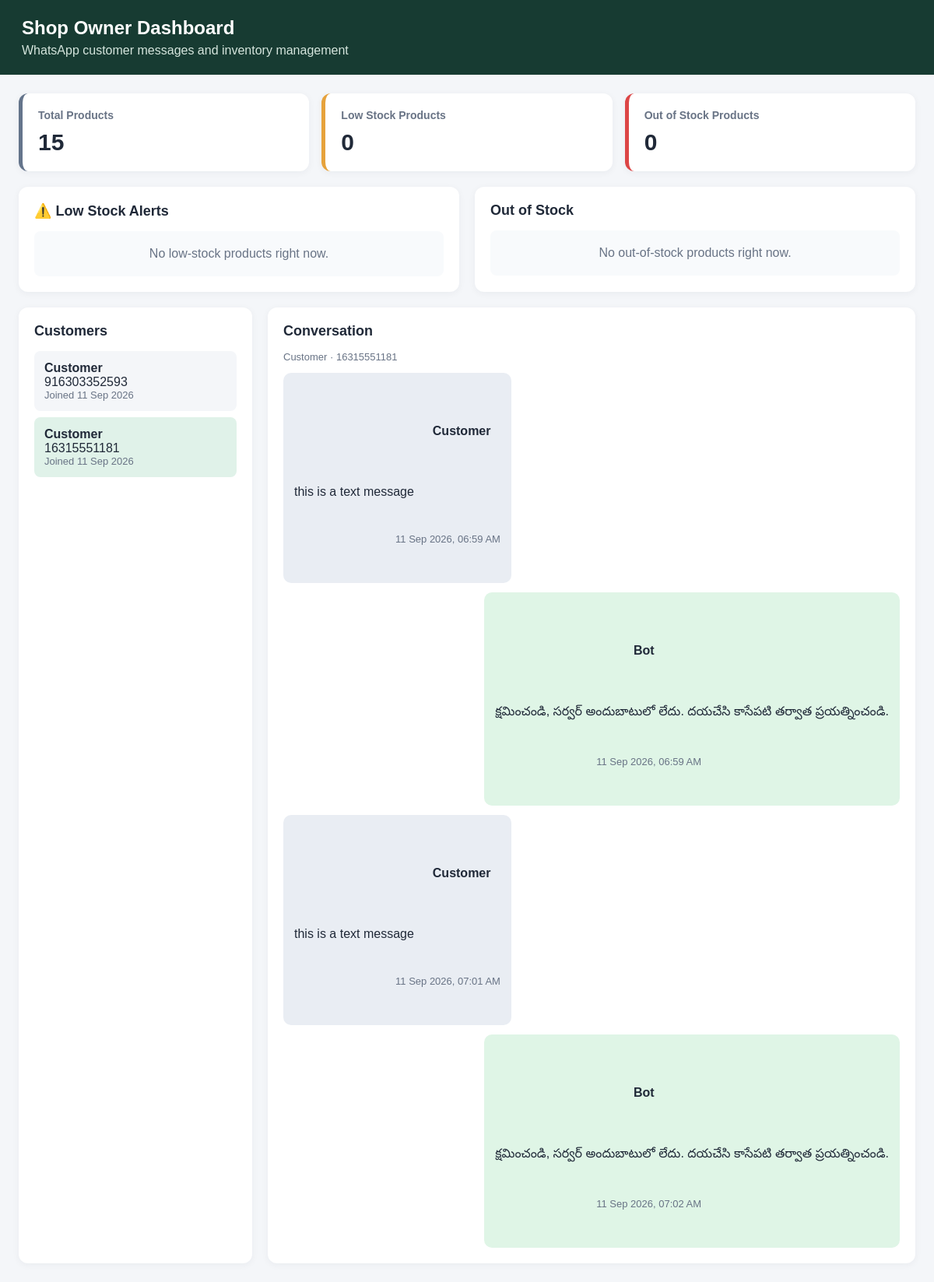
Page /owner/?customer=1 (signed in) on the committed database.
### shop/models.py (models this page shows, shortened)
class CustomerLead(models.Model):
    phone_number = models.CharField(max_length=20, unique=True)
    name = models.CharField(max_length=255, blank=True, null=True)
    needs_human_help = models.BooleanField(default=False)
    created_at = models.DateTimeField(auto_now_add=True)

class ChatLog(models.Model):
    customer = models.ForeignKey(
        CustomerLead,
        on_delete=models.CASCADE,
        related_name="conversations"
    )
    sender = models.CharField(
        max_length=10,
        choices=[
            ('USER', 'Customer'),
            ('AI', 'AI Agent'),
            ('HUMAN', 'Shop Owner')
        ]
    )
    message = models.TextField()
    whatsapp_message_id = models.CharField(
        max_length=255,
        blank=True,
        null=True,
        unique=True,
        db_index=True
    )
    timestamp = models.DateTimeField(auto_now_add=True)

### shop/views.py (the view)
# urls.py: path('owner/', owner_dashboard, name='owner_dashboard'),
@login_required(login_url="/admin/login/")
def owner_dashboard(request):
    customers = CustomerLead.objects.order_by("-created_at")
    customer_id = request.GET.get("customer")
    if customer_id:
        selected_customer = get_object_or_404(
            CustomerLead,
            pk=customer_id,
        )
    else:
        selected_customer = customers.first()
    if selected_customer:
        messages = ChatLog.objects.filter(
            customer=selected_customer
        ).order_by("timestamp")
    else:
        messages = ChatLog.objects.none()
    products = Product.objects.all()
    total_products = products.count()
    low_stock_products = products.filter(
        stock_quantity__gt=0,
        stock_quantity__lte=5,
    ).order_by("stock_quantity", "name")
    out_of_stock_products = products.filter(
        stock_quantity=0,
    ).order_by("name")
    return render(
        request,
        "shop/owner_dashboard.html",
        {
            "customers": customers,
            "selected_customer": selected_customer,
            "messages": messages,
            "total_products": total_products,
            "low_stock_products": low_stock_products,
            "out_of_stock_products": out_of_stock_products,
        },
    )

### shop/templates/shop/owner_dashboard.html (shortened to what this page needs)
<!DOCTYPE html>
<html lang="en">
<head>
</head>
<body>
    <header>
        <h1>Shop Owner Dashboard</h1>
        <p>WhatsApp customer messages and inventory management</p>
    </header>
    <main>
        <section class="inventory">
            <div class="summary">
                <div class="stat-card">
                    <h3>Total Products</h3>
                    <div class="stat-number">{{ total_products }}</div>
                </div>
                <div class="stat-card low-card">
                    <h3>Low Stock Products</h3>
                    <div class="stat-number">{{ low_stock_products|length }}</div>
                </div>
                <div class="stat-card out-card">
                    <h3>Out of Stock Products</h3>
                    <div class="stat-number">{{ out_of_stock_products|length }}</div>
                </div>
            </div>
            <div class="inventory-panels">
                <section class="inventory-panel">
                    <h2>⚠️ Low Stock Alerts</h2>
                    {% for product in low_stock_products %}
                        <div class="product-row">
                            <div>
                                <div class="product-name">{{ product.name }}</div>
                                <div class="muted">Price: ₹{{ product.price }}</div>
                            </div>
                            <span class="stock-badge low-badge">
                                {{ product.stock_quantity }} left
                            </span>
                        </div>
                    {% empty %}
                        <div class="empty">No low-stock products right now.</div>
                    {% endfor %}
                </section>
                <section class="inventory-panel">
                    <h2>Out of Stock</h2>
                    {% for product in out_of_stock_products %}
                        <div class="product-row">
                            <div>
                                <div class="product-name">{{ product.name }}</div>
                                <div class="muted">Price: ₹{{ product.price }}</div>
                            </div>
                            <span class="stock-badge out-badge">
                                Out of stock
                            </span>
                        </div>
                    {% empty %}
                        <div class="empty">No out-of-stock products right now.</div>
                    {% endfor %}
                </section>
            </div>
        </section>
        <div class="container">
            <section class="panel">
                <h2>Customers</h2>
                {% for customer in customers %}
                    <a class="customer {% if selected_customer and selected_customer.pk == customer.pk %}active{% endif %}"
                       href="?customer={{ customer.pk }}">
                        <strong>{{ customer.name|default:"Customer" }}</strong>
                        <div>{{ customer.phone_number }}</div>
                        <div class="muted">
                            Joined {{ customer.created_at|date:"d M Y" }}
                        </div>
                    </a>
                {% empty %}
                    <div class="empty">No customers recorded yet.</div>
                {% endfor %}
            </section>
            <section class="panel">
                {% if selected_customer %}
                    <h2>Conversation</h2>
                    <p class="muted">
                        {{ selected_customer.name|default:"Customer" }}
                        · {{ selected_customer.phone_number }}
                    </p>
                    <div class="messages">
                        {% for message in messages %}
                            <div class="message {% if message.sender == 'USER' %}user{% elif message.sender == 'AI' %}ai{% else %}human{% endif %}">
                                <strong>
                                    {% if message.sender == 'USER' %}
                                        Customer
                                    {% elif message.sender == 'AI' %}
                                        Bot
                                    {% else %}
                                        Shop Owner
                                    {% endif %}
                                </strong>
                                <p>{{ message.message }}</p>
                                <span class="muted">
                                    {{ message.timestamp|date:"d M Y, h:i A" }}
                                </span>
                            </div>
                        {% empty %}
                            <div class="empty">
                                No messages recorded for this customer yet.
                            </div>
                        {% endfor %}
                    </div>
                {% else %}
                    <h2>Customer Conversation</h2>
                    <div class="empty">
                        Customer conversations will appear here when messages have been recorded.
                    </div>
                {% endif %}
            </section>
        </div>
    </main>
</body>
</html>

### shop/templates/shop/owner_dashboard.html (style rules this page uses)
* { box-sizing: border-box; }
body { margin: 0; font-family: Arial, sans-serif; background: #f4f6f9; color: #202938; }
header { background: #173b32; color: white; padding: 22px 28px; }
header h1 { margin: 0 0 6px; font-size: 24px; }
header p { margin: 0; color: #d5e5dd; }
.inventory { max-width: 1400px; margin: 24px auto 0; padding: 0 24px; }
.summary { display: grid; grid-template-columns: repeat(3, minmax(0, 1fr)); gap: 16px; margin-bottom: 20px; }
.stat-card { background: white; padding: 20px; border-radius: 12px; box-shadow: 0 2px 10px #172b3b0d; border-left: 5px solid #64748b; }
.stat-card h3 { margin: 0 0 10px; color: #687385; font-size: 14px; }
.stat-number { font-size: 30px; font-weight: bold; }
.low-card { border-left-color: #e6a23c; }
.out-card { border-left-color: #dc4545; }
.inventory-panels { display: grid; grid-template-columns: repeat(2, minmax(0, 1fr)); gap: 20px; margin-bottom: 20px; }
.inventory-panel { background: white; border-radius: 12px; padding: 20px; box-shadow: 0 2px 10px #172b3b0d; min-width: 0; }
.inventory-panel h2 { margin-top: 0; font-size: 18px; }
.container { display: grid; grid-template-columns: 300px minmax(0, 1fr); gap: 20px; padding: 0 24px 24px; max-width: 1400px; margin: auto; }
.panel { background: white; border-radius: 12px; padding: 20px; box-shadow: 0 2px 10px #172b3b0d; min-width: 0; }
h2 { margin-top: 0; font-size: 18px; }
.customer { display: block; padding: 13px; margin-bottom: 8px; border-radius: 8px; background: #f4f6f9; color: #202938; text-decoration: none; overflow-wrap: anywhere; }
.customer:hover, .customer.active { background: #e0f2e9; }
.muted { color: #687385; font-size: 13px; }
.messages { display: flex; flex-direction: column; gap: 12px; }
.message { padding: 12px 14px; border-radius: 10px; max-width: 85%; overflow-wrap: anywhere; white-space: pre-wrap; }
.message p { margin: 6px 0; }
.user { background: #e9edf3; align-self: flex-start; }
.ai { background: #dff5e6; align-self: flex-end; }
.empty { padding: 20px; text-align: center; color: #687385; background: #f8fafc; border-radius: 8px; }

### rows in the picture
CustomerLead: name "Customer", phone_number "916303352593", created_at "11 Sep 2026"
CustomerLead: name "Customer", phone_number "16315551181", created_at "11 Sep 2026"
ChatLog: sender "Customer", message "this is a text message", timestamp "11 Sep 2026, 06:59 AM"
ChatLog: sender "Bot", message "క్షమించండి, సర్వర్ అందుబాటులో లేదు. దయచేసి కాసేపటి తర్వాత ప్రయత్నించండి.", timestamp "11 Sep 2026, 06:59 AM"
ChatLog: sender "Customer", message "this is a text message", timestamp "11 Sep 2026, 07:01 AM"
ChatLog: sender "Bot", message "క్షమించండి, సర్వర్ అందుబాటులో లేదు. దయచేసి కాసేపటి తర్వాత ప్రయత్నించండి.", timestamp "11 Sep 2026, 07:02 AM"

### other values in the picture
{{ total_products }} "15"
{{ low_stock_products|length }} "0"
{{ out_of_stock_products|length }} "0"
